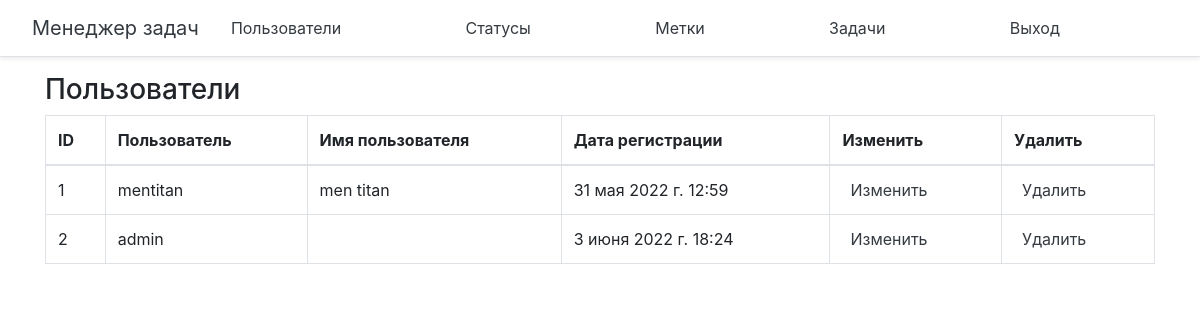
The page /users/ (signed in) on the database its author committed.
### app/models.py (models this page shows)
class User(AbstractUser):
    def __str__(self):
        return self.get_full_name()

### app/views.py (the view)
# urls.py: path('users/', UsersList.as_view(), name='users'),
class UsersList(ListView):
    model = get_user_model()
    template_name = 'users/users.html'
    context_object_name = 'users'

### task_manager/templates/users/users.html (shortened to what this page needs)
{% extends 'base.html' %}
{% load bootstrap4 %}
{% load i18n %}
{% block content %}
<div>
  <h3>{% trans "Users" %}</h3>
  <table class='table table-hover table-bordered'>
    <thead>
    <tr>
      <th scope="col">ID</th>
      <th scope="col">{% trans 'User' %}</th>
      <th scope="col">{% trans 'username' %}</th>
      <th scope="col">{% trans 'registration date' %}</th>
      <th scope="col">{% trans 'edit' %}</th>
      <th scope="col">{% trans 'delete' %}</th>
    </tr>
    </thead>
    <tbody>
    {% for user in users %}
      <tr>
        <td>{{user.id}}</td>
        <td>{{user.username}}</td>
        <td>{{user.get_full_name}}</td>
        <td>{{user.date_joined}}</td>
        <td>
           <a class="p-2 text-dark" href="{% url 'edit_user' user.id %}">{% trans "edit" %}</a>
        </td>
        <td>
           <a class="p-2 text-dark" href="{% url 'delete_user' user.id %}">{% trans "delete" %}</a>
        </td>
      </tr>
    {% endfor %}
    </tbody>
  </table>
</div>
{% endblock %}

### rows shown on the page
User: id "1", username "mentitan", get_full_name "men titan", date_joined "31 мая 2022 г. 12:59"
User: id "2", username "admin", date_joined "3 июня 2022 г. 18:24"
